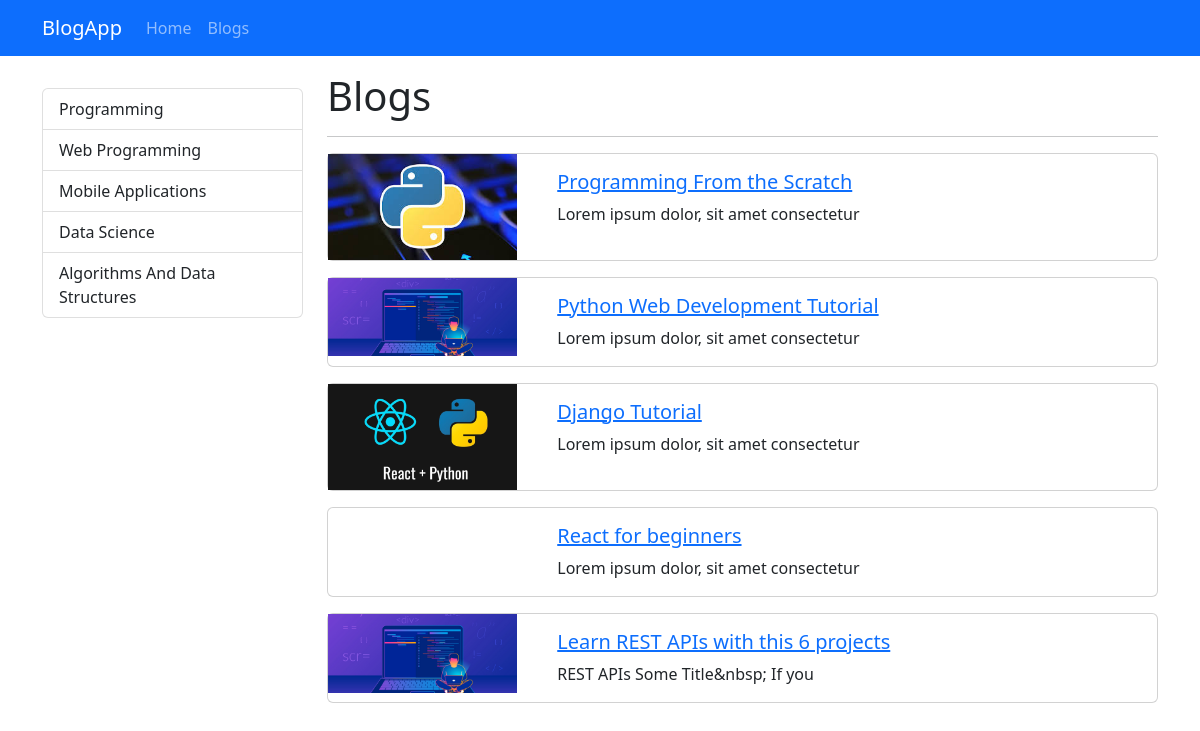
Screenshot of /blogs with the database file from the repository.
### blog/models.py (models this page shows, shortened)
class Category(models.Model):
    name = models.CharField(max_length=200)
    slug = models.SlugField(null=False, unique=True, blank=True, db_index=True, editable=False)

class Blog(models.Model):
    title = models.CharField(max_length=200)
    image = models.ImageField(upload_to="blogs")
    is_active = models.BooleanField()
    is_home = models.BooleanField()
    description = RichTextField()
    categories = models.ManyToManyField(Category, blank=True)
    '''
        At first I had some values inside of the table so first set
        the parameters in a way that accepts rows that doesn't have a value for
        slug field and migrate the changes
    '''
    slug = models.SlugField(null=False, blank=True, unique=True, db_index=True, editable=False)

### blog/views.py (the view)
# urls.py: path("blogs", views.blogs, name="blogs"),
def blogs(request):
    context = {
        'blogs': Blog.objects.filter(is_active=True),
        'categories': Category.objects.all()
    }
    return render(request, "blog/blogs.html", context)

### blog/templates/blog/blogs.html (shortened to what this page needs)
{% extends "base.html" %}
{% block content %}
<div class="container mt-3">
    <div class="row">
        <div class="col-3 mt-3">
            {% include 'partials/_categories.html' %}
        </div>
        <div class="col-9">
            <h1>Blogs</h1>
            <hr>
            {% if blogs|length > 0 %}
                {% for blog in blogs %}
                    {% include 'blog/partials/_blog.html' %}
                {% endfor %}
            {% else %}
                <div class="alert alert-warning">No blogs</div>
            {% endif %}
        </div>
    </div>
</div>
{% endblock %}

### templates/partials/_categories.html
<div class="list-group">
    {% for category in categories %}
        {% if category.slug == selected_category %}
            <a class="list-group-item list-group-item-action active" href=" {% url 'blogs_by_category' category.slug %} ">{{ category.name|title }}</a>
        {% else %}
            <a class="list-group-item list-group-item-action" href=" {% url 'blogs_by_category' category.slug %} ">{{ category.name|title }}</a>
        {% endif %}
    {% endfor %}
</div>

### blog/templates/blog/partials/_blog.html
{% load static %}
<div class="card mb-3">
    <div class="row">
        <div class="col-md-3">
            <img src="{{ blog.image.url }}" alt="" class="img-fluid">
        </div>
        <div class="col-md-9">
            <div class="card-body">
                <h5 class="card-title">
                    <a href="{% url 'blog_details' blog.slug %}">
                        {{ blog.title }}
                    </a>
                </h5>
                <p class="card-text">{{ blog.description|striptags|slice:"0:40" }}</p>
            </div>
        </div>
    </div>
</div>

### rows the page displays
Category: name "Programming"
Category: name "Web Programming"
Category: name "Mobile Applications"
Category: name "Data Science"
Category: name "Algorithms And Data Structures"
Blog: image (picture), title "Programming From the Scratch", description "Lorem ipsum dolor, sit amet consectetur"
Blog: image (picture), title "Python Web Development Tutorial", description "Lorem ipsum dolor, sit amet consectetur"
Blog: image (picture), title "Django Tutorial", description "Lorem ipsum dolor, sit amet consectetur"
Blog: title "React for beginners", description "Lorem ipsum dolor, sit amet consectetur"
Blog: image (picture), title "Learn REST APIs with this 6 projects", description "REST APIs Some Title&nbsp; If you"
